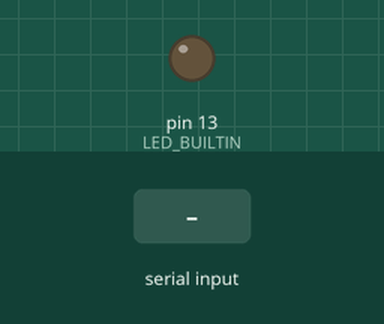
The sketch below on a simulated Arduino Uno, built with avr-gcc and run on an emulated ATmega328P. On the bench: output pins drawn as LEDs (lit = HIGH). The inputs (shaded band) are chosen by the test bench. Random numbers use the default seed unless the sketch sets one; what the sketch prints to the serial monitor is not drawn.

Above: at 1.2 s.
1.3 s: "1" received over Serial
At 8.6 s:
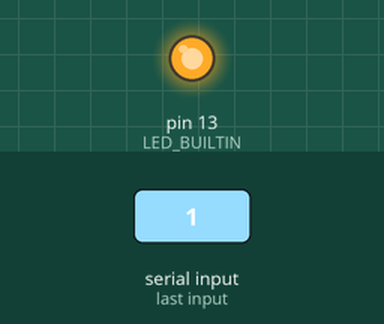
Timing chart, 0 to 10.3 s (numbered marks = the images above; inputs shaded):
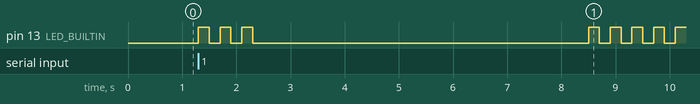

The sketch:

writeWaitRead.ino
```cpp
/**
* Envia um valor aleatório para outro dispositivo conectado em sua porta serial
* Aguarda uma confirmação da mensagem (0x01 - OK | 0x00 - NOK)
* O LED montado na placa pisca conforme a resposta recebida
*/
void setup() {
  pinMode(LED_BUILTIN, OUTPUT);
  digitalWrite(LED_BUILTIN, LOW);
  randomSeed(analogRead(0));

  Serial.begin(9600);
}

/**
 * @brief Aguarda por timeoutMs millisegundos o recebimento de pktSize bytes na serial
 *
 * @param timeoutMs tempo para aguardar antes de falhar em ms
 * @param pktSize quantidade de bytes a serem recebidos
 * @return true Em caso de recebimento
 * @return false Se timeout
 */
bool waitForSerial(unsigned long timeoutMs,size_t pktSize);

/**
 * @brief Pisca o led embarcado na placa x vezes
 *
 * @param x
 */
void blinkLedFast(uint8_t x);

void loop() {
  uint8_t byteTx = 20;
  uint8_t byteRx = 0x00;
  unsigned long startWait = 0;
  bool rx;

  while(1)
  {
    // Buffer que será enviado. Tamanho 1 byte
    byteTx = 20 + (int8_t)random(-5,5);
    /*
    * Função sizeof retorna o tamanho em bytes da variável passada como argumento
    * Ex: Se fosse um vetor de 4 uint8_t, retornaria 4....
    */

    /*
    * Escreve na porta serial
    * Note o use do método write e não print
    */
    Serial.write((char*)&byteTx, sizeof(byteTx));

    // Aguarda resposta de tamanho 1 byte com timeout 5000ms = 5 segundos
    rx = waitForSerial(5000, sizeof(byteRx));
    if(rx)
    {
      // Le o que foi recebido na porta serial
      Serial.readBytes(((char*)&byteRx), sizeof(byteRx));
      if(byteRx == 0x01) // Resposta OK!
      {
        blinkLedFast(1);
      }else
      {
        blinkLedFast(3);
      }
    }else
    {
      // Resposta nao recebida. Pisca o led interno para sinalizar
      blinkLedFast(5);
    }

    /**
    * Notem um problema em utilizar o delay aqui. O tempo entre envio de mensagens é totalmente não deterministico;
    * Não sabemos quanto tempo iremos esperar pela resposta.
    * Em caso de não resposta, o tempo de execução da função q pisca os leds também é adicionado ao intervalo;
    * Uma implementação com millis garante que as ações ocorrem sempre no mesmo intervalo ;)
    */
    delay(1000);
  }

}


bool waitForSerial(unsigned long timeoutMs, size_t pktSize) {
    unsigned long start = millis();

    while (Serial.available() < pktSize) {
        if (millis() - start >= timeoutMs) {
            return false;
        }
    }

    return true;
}


void blinkLedFast(uint8_t x)
{
  uint8_t i;
  for(i = 0; i < x; i++){
    digitalWrite(LED_BUILTIN, HIGH);
    delay(200);
    digitalWrite(LED_BUILTIN, LOW);
    delay(200);
  }
}
```
